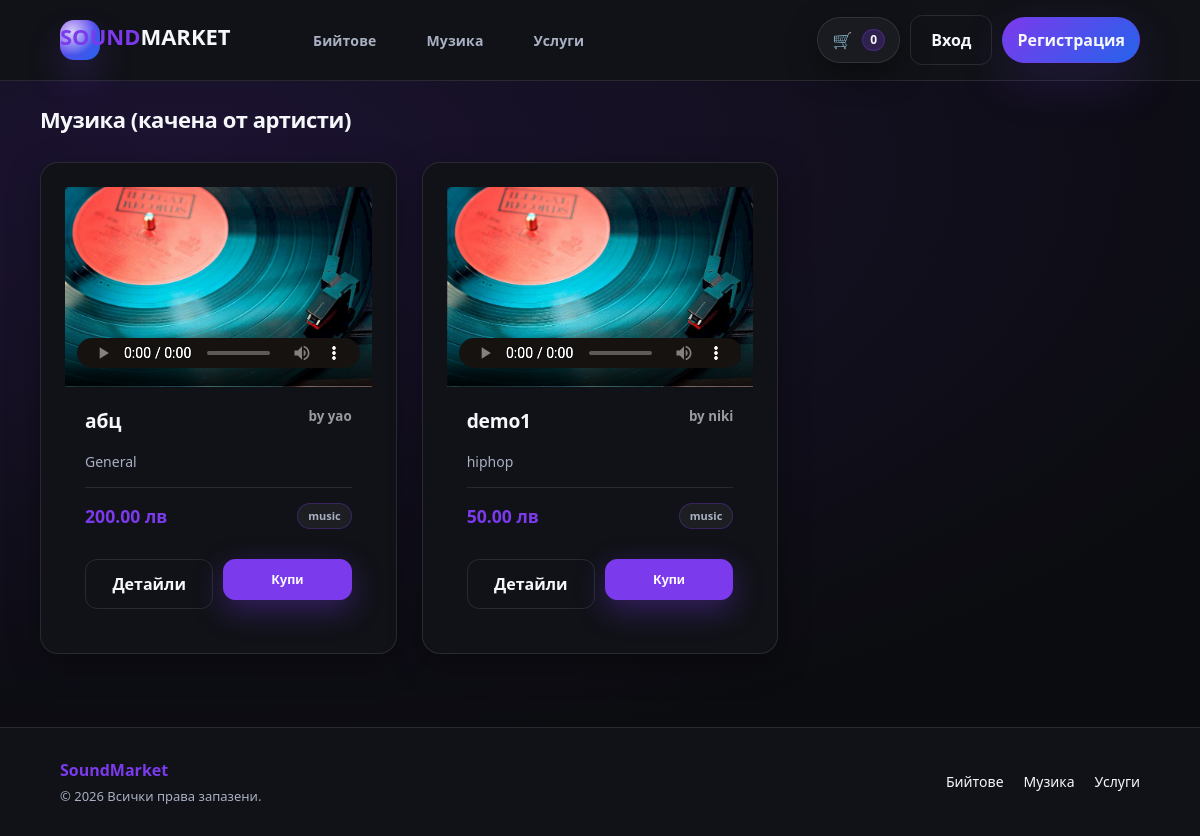
/soundmarket/music.php, run on the app's committed database.
### tables this page shows
CREATE TABLE `products` (
  `id` int(11) NOT NULL,
  `owner_id` int(11) NOT NULL,
  `type` enum('beat','music','service','digital') NOT NULL,
  `title` varchar(140) NOT NULL,
  `description` text DEFAULT NULL,
  `price_bgn` int(11) NOT NULL,
  `genre` varchar(60) DEFAULT NULL,
  `bpm` int(11) DEFAULT NULL,
  `file_path` varchar(255) DEFAULT NULL,
  `cover_path` varchar(255) DEFAULT NULL,
  `created_at` timestamp NOT NULL DEFAULT current_timestamp()
);

CREATE TABLE `users` (
  `id` int(11) NOT NULL,
  `username` varchar(50) NOT NULL,
  `email` varchar(120) NOT NULL,
  `password_hash` varchar(255) NOT NULL,
  `created_at` timestamp NOT NULL DEFAULT current_timestamp()
);

### soundmarket/inc/db.php (called while the page is built, shortened)
<?php
function db(): PDO {
  $dsn = 'mysql:host=' . DB_HOST . ';dbname=' . DB_NAME . ';charset=utf8mb4';
  $pdo = new PDO($dsn, DB_USER, DB_PASS, [
    PDO::ATTR_ERRMODE => PDO::ERRMODE_EXCEPTION,
    PDO::ATTR_DEFAULT_FETCH_MODE => PDO::FETCH_ASSOC,
  ]);
  return $pdo;
}

### soundmarket/inc/functions.php (called while the page is built, shortened)
<?php
function h(string $s): string {
  return htmlspecialchars($s, ENT_QUOTES, 'UTF-8');
}
function format_bgn(int $st): string {
  return number_format($st / 100, 2, '.', '') . ' лв';
}

### soundmarket/music.php (the view, shortened to what this page needs)
<?php
require_once __DIR__ . '/inc/db.php';
require_once __DIR__ . '/inc/functions.php';
$type = 'music';
$stmt = db()->prepare("
  SELECT p.*, u.username AS owner_username
  FROM products p
  JOIN users u ON u.id=p.owner_id
  WHERE p.type=?
  ORDER BY p.created_at DESC
");
$stmt->execute([$type]);
$items = $stmt->fetchAll();
require __DIR__ . '/inc/header.php';
?>
<div class="container" style="padding: 22px 0;">
  <div class="page-head">
    <h2>Музика (качена от артисти)</h2>
  </div>
  <section class="grid">
  <?php foreach ($items as $p): ?>
    <article class="card">
    <?php
    $userCover = !empty($p['cover_path']) ? APP_BASE . '/' . h($p['cover_path']) : null;
    $defaultCover = APP_BASE . '/uploads/blog-vinyl-lp.800x0.jpg';
    $finalCover = $userCover ?: $defaultCover;
    ?>
    <div class="card-img-container" style="background-image: url('<?= $finalCover ?>');">
        <div class="card-media-overlay">
            <?php if (!empty($p['file_path'])): ?>
                <audio controls controlsList="nodownload">
                    <source src="<?= APP_BASE . '/' . h($p['file_path']) ?>" type="audio/mpeg">
                </audio>
            <?php endif; ?>
        </div>
    </div>
      <div class="card-body" style="display: flex; flex-direction: column; gap: 15px; padding: 20px;">
        <div class="card-title">
          <h3 style="margin:0; font-size: 1.2rem;"><?= h($p['title']) ?></h3>
          <small class="muted">by <?= h($p['owner_username']) ?></small>
        </div>
        <div class="meta" style="display: flex; gap: 10px; font-size: 14px; color: var(--muted);">
          <span><?= h((string)($p['genre'] ?? 'General')) ?></span>
        </div>
        <div class="price-row" style="display: flex; justify-content: space-between; align-items: center; margin-top: auto;">
          <strong style="font-size: 1.1rem; color: var(--brand);"><?= format_bgn((int)$p['price_bgn']) ?></strong>
          <span class="pill" style="font-size: 11px; padding: 4px 10px;"><?= h($p['type']) ?></span>
        </div>
        <div class="actions" style="display: grid; grid-template-columns: 1fr 1fr; gap: 10px;">
          <a class="btn" href="<?= APP_BASE ?>/product.php?id=<?= (int)$p['id'] ?>" style="text-align: center;">Детайли</a>
          <form method="post" action="<?= APP_BASE ?>/cart.php" style="margin:0;">
            <button class="btn primary" type="submit" style="width: 100%;">Купи</button>
          </form>
        </div>
      </div>
    </article>
  <?php endforeach; ?>
</section>
</div>
<?php require __DIR__ . '/inc/footer.php'; ?>

### data on the page
products: title "абц", owner.username "yao", genre "General", price_bgn "200.00 лв", type "music"
products: title "demo1", owner.username "niki", genre "hiphop", price_bgn "50.00 лв", type "music"

### other printed values
$cartCount "0"
APP_NAME "SoundMarket"
